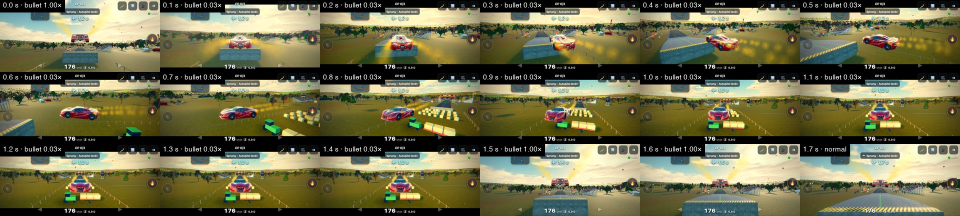
#> input picture tests/shots/action/collage_bullet.jpg, 1920 x 432 px (shown at 1/2 size)
$ python -i taau_shots.py   (imports and definitions only)
#> lines starting #> are read from the running program, lines starting #| are printed output that depends on the picture
# n31 TAAU: Abnahme-Bilder für den Heavy-Job (VORBAU: geschrieben, NICHT ausgeführt – braucht den Browser).
# Collagen nach tests/shots/taau/<teil>_<gerät>.jpg, Einzelbilder daneben (nicht im Repo).
# Aufruf: python3 tests/taau_shots.py <teil>[,<teil>] [quer,hoch] [Wurzel]
#   stand   – Standbilder (Looping, Fahrbahnrand/Leitplanke, Wiese/Gras, Zaun/Banden): 1,0 + MSAA 4 (Kino heute) gegen
#             0,65 ohne TAA (FXAA-Art) gegen 0,65 + TAAU gegen 0,7 + TAAU; je Zeile volles Bild + 2×-Ausschnitt (Pixel ohne
#             Glättung vergrößert, sonst sieht man Treppen/Flimmern in der verkleinerten Collage nicht)
#   schwenk – Kamera gleitet langsam seitwärts (1,5 cm je Bild) über Zaun/Leitplanke: 8 Bilder je Variante als Reihe –
#             Treppen-Wandern/Flimmern sichtbar als Unterschied von Bild zu Bild; dazu Zahl „Bildwechsel“ (mittlere Änderung
#             je Bild im Ausschnitt, kleiner = ruhiger; die Bewegung selbst ist bei allen Varianten gleich)
#   fahrt   – 10 s Fahrt (Autopilot, Verfolgerkamera), alle 10 Bilder ein Ausschnitt ums Auto: Ghosting/Schlieren am Auto
#             (K.-o.-Kriterium) und an Zäunen; Varianten Kino heute gegen 0,65 + TAAU
#   cockpit – Cockpit-Ansicht (Innenraum + Spiegel sind Overlay, scharf darüber) und Kino-Replay mit Tiefenschärfe
# Beurteilen: SELBST ansehen (Vision), nicht nur Zahlen. Ghosting am Auto → Brief „Nicht tun“.
import sys, os, time, json
sys.path.insert(0, os.path.dirname(os.path.abspath(__file__)))
from util import *
from PIL import Image, ImageDraw, ImageFont, ImageChops, ImageStat

TEILE = sys.argv[1].split(',') if len(sys.argv) > 1 else ['stand']
DEVS = (sys.argv[2] if len(sys.argv) > 2 else 'quer').split(',')
WURZEL = os.path.abspath(sys.argv[3]) if len(sys.argv) > 3 else ROOT
OUT = os.path.join(ROOT, 'tests', 'shots', 'taau')
# [1 line not run here, left out]
PORT = dict(PIXEL7_LAND, viewport={"width": 412, "height": 915})
DEV = {'quer': PIXEL7_LAND, 'hoch': PORT}
BASIS = '?nosw&q=2&startprobe=0&seed=4711&d=3&g=1&blur=off&reflex=0'
FONT = None
# [3 lines not run here, left out]
FONT = FONT or ImageFont.load_default()

# Varianten: (Name, URL-Zusatz, Renderskala, MSAA erzwingen oder None)
VAR = [
    ('1,0 + MSAA 4 (Kino heute)', '&taa=0', 1.0, None),
    ('0,65 ohne TAA (FXAA-Art)', '&taa=0&kl=+aa', 0.65, 0),
    ('0,65 + TAAU', '&taa=1', 0.65, None),
    ('0,7 + TAAU (Start)', '&taa=1', 0.7, None),
]
VAR_FAHRT = [VAR[0], VAR[2]]

# Kamera relativ zum Auto (wie technik_shots.py): seitlich/vorn/hoch in m, Blickziel vorn, Bildwinkel
KAM = """([s, v, h, ziel, fov]) => { const g = __game, c = g.camera, car = g.race.car, p = car.pos, f = car.frame.f;
  const r = { x: f.z, z: -f.x }; window.__app.freezeCam = true;
  c.position.set(p.x + r.x * s + f.x * v, p.y + h, p.z + r.z * s + f.z * v); c.up.set(0, 1, 0);
  c.lookAt(p.x + f.x * ziel, p.y + 0.5, p.z + f.z * ziel); c.fov = fov; c.updateProjectionMatrix(); }"""
# TODO Heavy-Job: Kamera-Stellen an der Strecke prüfen (Leitplanke/Zaun/Gras im Bild?) und ggf. anpassen
STELLEN = [
    ('Fahrbahnrand', 3.3, [-2.6, -5, 0.9, 30, 50]),
    ('Wiese/Gras', 6.0, [6, -4, 1.4, 18, 55]),
    ('Zaun/Banden fern', 8.0, [0, -10, 3.5, 80, 35]),
]

# [17 lines left out: functions start, foto, not called in this run]

def ausschnitt(p, rel=(0.38, 0.38, 0.62, 0.62), k=2):
    # Bildmitte ohne Glättung vergrößern (Pixel sichtbar)
#> called with p = 'shots/action/collage_bullet.jpg', rel = (0.38, 0.38, 0.62, 0.62), k = 2
    im = Image.open(p).convert('RGB'); W, H = im.size
#> in ausschnitt, im is the input picture: PIL image 1920x432 RGB; mean R, G, B 109.7, 108, 74.7
#> after `W, H = im.size`: W = 1920; H = 432
    box = (int(W * rel[0]), int(H * rel[1]), int(W * rel[2]), int(H * rel[3]))
#> box = (729, 164, 1190, 267)
    c = im.crop(box); c = c.resize((c.width * k, c.height * k), Image.NEAREST)
#> after `c = im.crop(box)`:
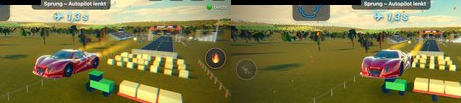
#> c: PIL image 461x103 RGB; mean R, G, B 126.2, 121.3, 71.2
    q = p.replace('.png', '_aus.png'); c.save(q)
    return q

# [18 lines left out: function collage, not called in this run]

def info(s, was):
    d = s.ev("JSON.stringify(__game.kino.describe().taa)")
    print(was, 'TAA', d, 'Fehler', s.errors[:3], flush=True)

# [88 lines left out: functions looping, teil_stand, teil_schwenk, teil_fahrt, teil_cockpit, not called in this run]
    # TODO Heavy-Job: Kino-Replay mit Tiefenschärfe (tests/kinoreplay-Skripte als Vorlage: Rennen beenden, __game.startCine(),
    # __game.cineSeek(ci, t), DoF-Einstellung) mit ?taa=0/1 vergleichen – Hintergrund darf nicht wabern

# [5 lines not run here, left out]

>>> result = ausschnitt('shots/action/collage_bullet.jpg')

$ run again, on tests/shots/deko/vergleich_quer_b.jpg
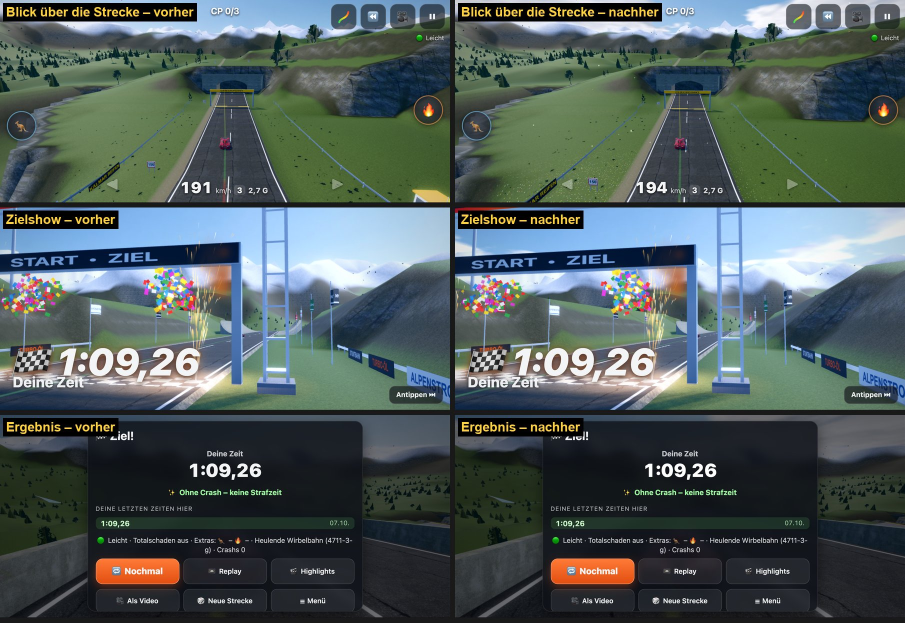
#> input picture tests/shots/deko/vergleich_quer_b.jpg, 1810 x 1245 px (shown at 1/2 size)
#> in ausschnitt, im is the input picture: PIL image 1810x1245 RGB; mean R, G, B 79.2, 91.8, 90.8
#> in ausschnitt, `c = im.crop(box)`:
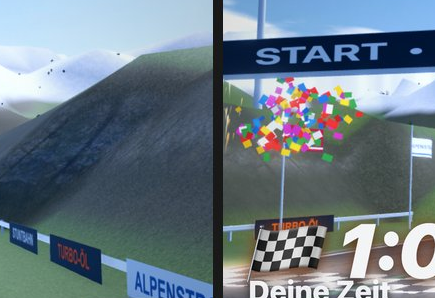
#> c: PIL image 435x298 RGB; mean R, G, B 106.4, 122.2, 133.2
#> in ausschnitt, `c = c.resize((c.width * k, c.height * k), Image.NEAREST)`:
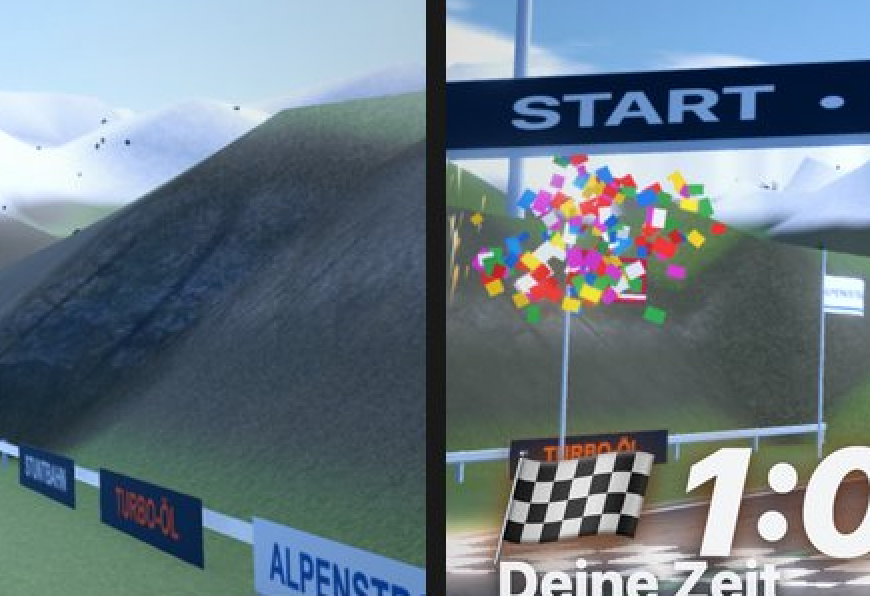
#> c: PIL image 870x596 RGB; mean R, G, B 106.4, 122.2, 133.2

$ run again, on tests/shots/final/cockpit_desktop_kurve.jpg
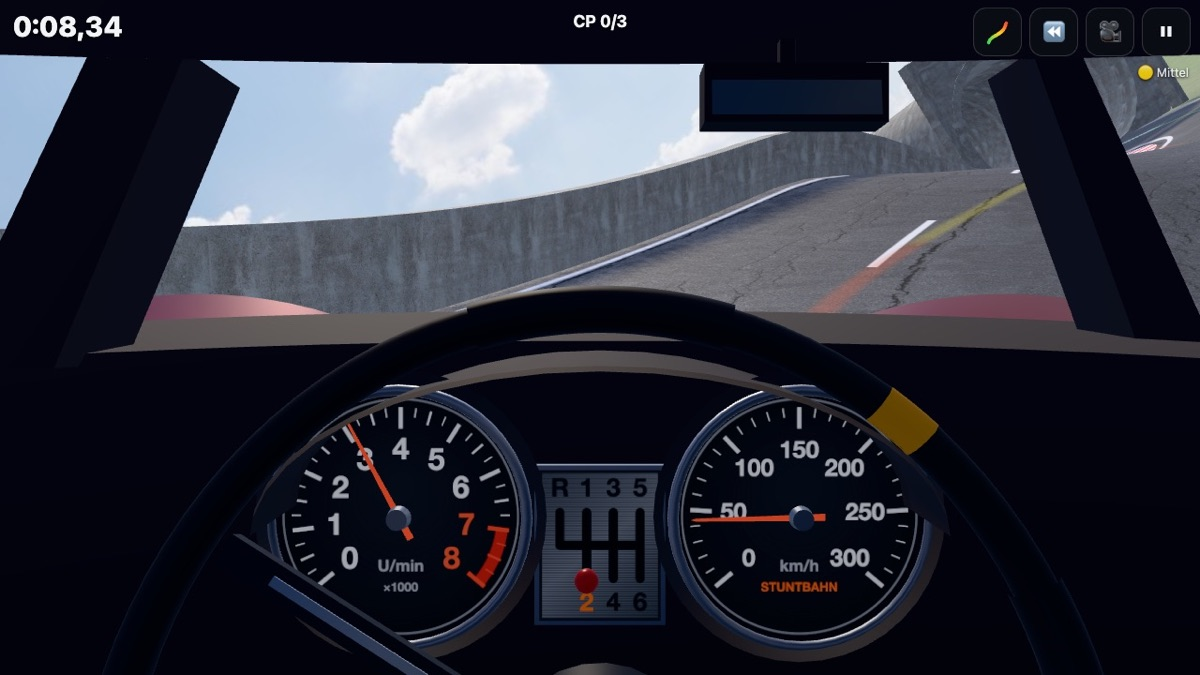
#> input picture tests/shots/final/cockpit_desktop_kurve.jpg, 1200 x 675 px
#> in ausschnitt, im is the input picture: PIL image 1200x675 RGB; mean R, G, B 45.7, 47.5, 58.7
#> in ausschnitt, `c = im.crop(box)`:
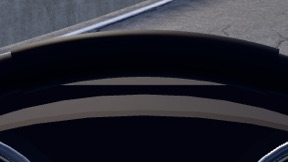
#> c: PIL image 288x162 RGB; mean R, G, B 40.5, 40.7, 49.8
#> c: PIL image 576x324 RGB
